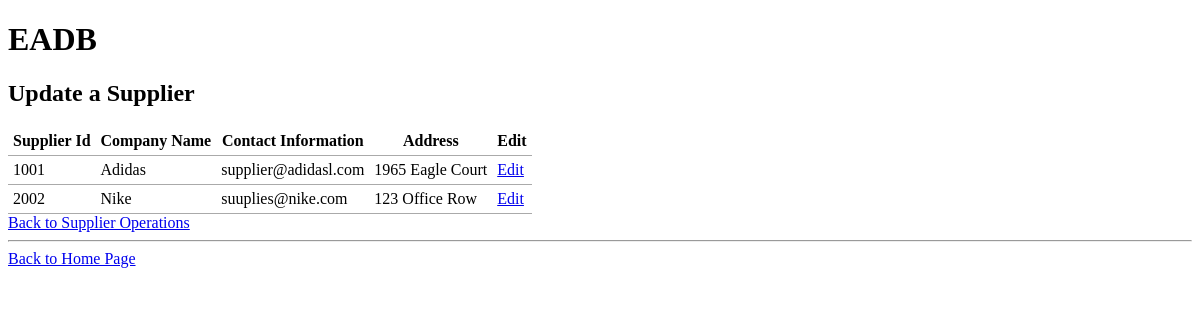
/updateSupplier.php, run on the app's committed database.
### tables this page shows
CREATE TABLE IF NOT EXISTS `supplier`(
`supplier_id`INT NOT NULL,
`company_name` VARCHAR(20) NOT NULL,
`contact_information` VARCHAR(40),
`address` VARCHAR(40) NOT NULL, 
PRIMARY KEY (`supplier_id`));

### common.php (called while the page is built)
<?php
function escape($html) {
  return htmlspecialchars($html, ENT_QUOTES | ENT_SUBSTITUTE, "UTF-8");
}
 ?>

### updateSupplier.php (the view)
<?php
  try{
    require "config.php";
    require "common.php";
    $connection = new PDO($dsn, $username, $password, $options);
    $sql = "SELECT * FROM supplier";
    $statement = $connection->prepare($sql);
    $statement->execute();
    $result = $statement->fetchAll();
  }catch(PDOException $error){
    echo $sql . "<br>" . $error->getMessage();
  }
 ?>
 <?php include "templates/header.php"; ?>
 <h2>Update a Supplier</h2>
 <table>
  <thead>
    <tr>
      <th>Supplier Id</th>
      <th>Company Name</th>
      <th>Contact Information</th>
      <th>Address</th>
      <th>Edit</th>
    </tr>
  </thead>
  <tbody>
  <?php
       foreach($result as $row) : ?>
         <tr>
           <td><?php echo escape($row["supplier_id"]); ?></td>
           <td><?php echo escape($row["company_name"]); ?></td>
           <td><?php echo escape($row["contact_information"]); ?></td>
           <td><?php echo escape($row["address"]); ?></td>
           <td><a href="update-singleSupplier.php?supplier_id=<?php echo escape($row["supplier_id"]); ?>">Edit</a></td>
         </tr>
       <?php endforeach; ?>
  </tbody>
</table>
<a href="supplierOperations.php">Back to Supplier Operations</a>
<hr>
<a href="index.php">Back to Home Page</a>
<?php require "templates/footer.php"; ?>

### css/style.css (style rules this page uses)
table { border-collapse: collapse;; border-spacing: 0; }
td, th { padding: 5px; border-bottom: 1px solid #aaa; }

### data on the page
supplier: supplier_id "1001", company_name "Adidas", contact_information "supplier@adidasl.com", address "1965 Eagle Court"
supplier: supplier_id "2002", company_name "Nike", contact_information "suuplies@nike.com", address "123 Office Row"
